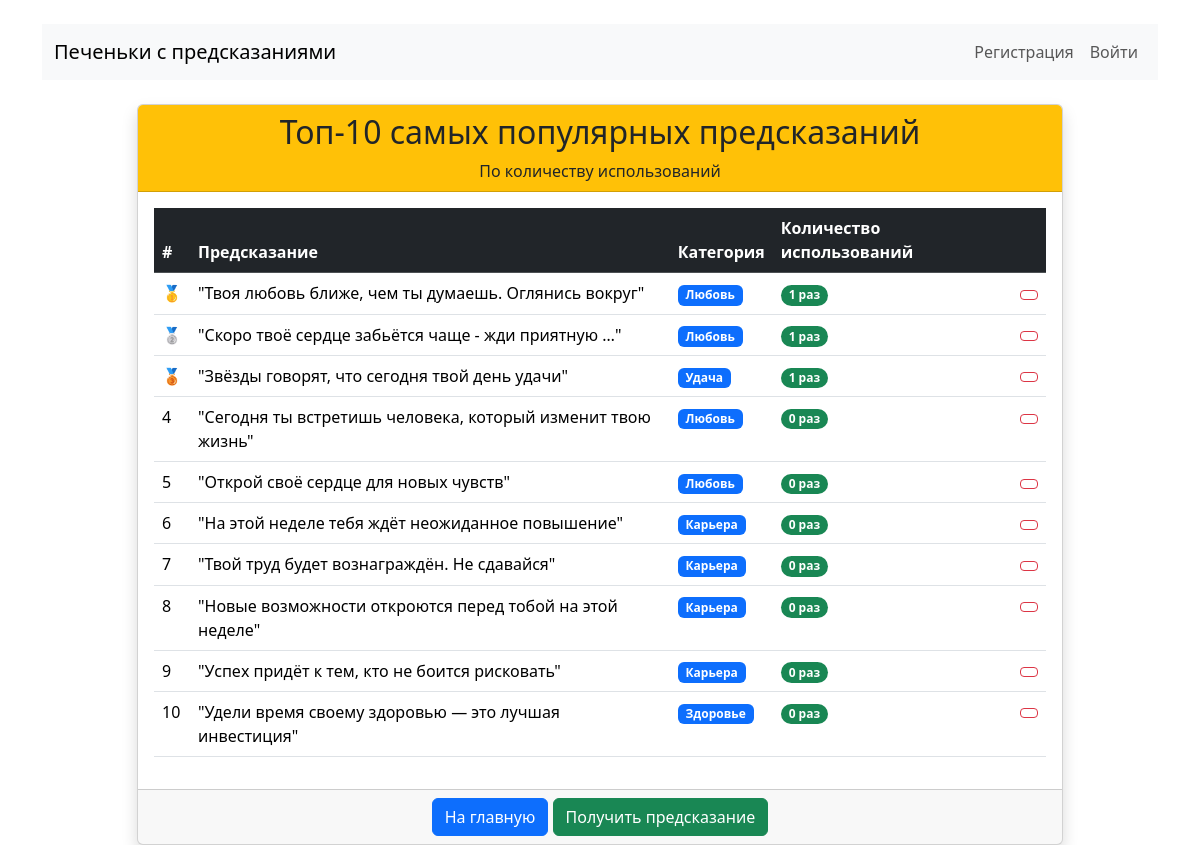
The page /top/ on the database as committed earlier.
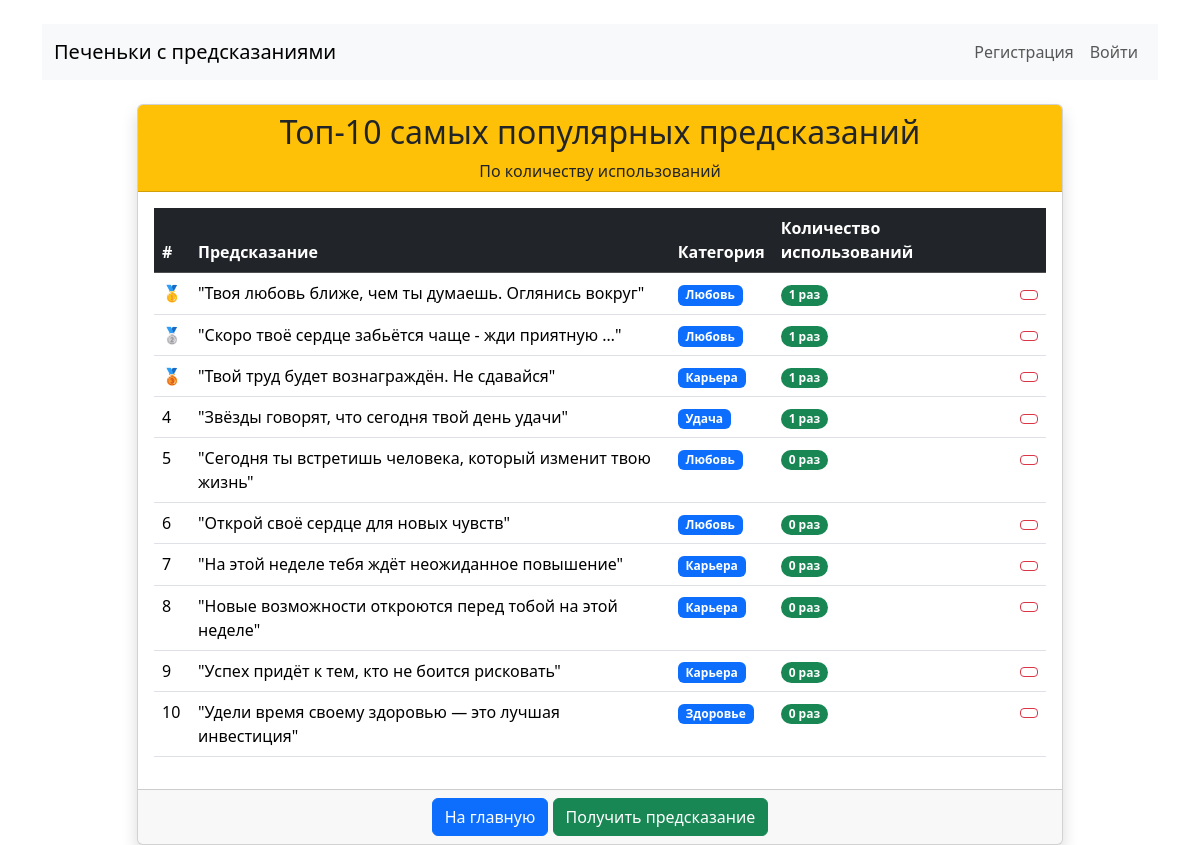
The same page on the database as committed later.
### predictions/models.py (models this page shows, shortened)
class FortuneCookie(models.Model):
    text = models.TextField(verbose_name="Текст предсказания")
    category = models.ForeignKey(
        'Category',
        on_delete=models.CASCADE,
        related_name='cookies',
        verbose_name="Категория"
    )
    created_by = models.ForeignKey(
        'users.CustomUser',
        on_delete=models.SET_NULL,
        null=True,
        blank=True,
        verbose_name="Создано пользователем"
    )
    is_active = models.BooleanField(default=True, verbose_name="Активно")
    created_at = models.DateTimeField(auto_now_add=True, verbose_name="Дата создания")
    usage_count = models.PositiveIntegerField(default=0, verbose_name="Количество использований")
    class Meta:
        verbose_name = "Печенье с предсказанием"
        verbose_name_plural = "Печеньки с предсказаниями"

class Category(models.Model):
    name = models.CharField(max_length=50, verbose_name="Название")
    description = models.TextField(blank=True, verbose_name="Описание")
    class Meta:
        verbose_name = "Категория"
        verbose_name_plural = "Категории"

### predictions/views.py (the view)
# urls.py: path('top/', views.top_cookies, name='top_cookies'),
def top_cookies(request):
    top_list = FortuneCookie.objects.filter(is_active=True).order_by('-usage_count')[:10]
    context = {
        'top_cookies': top_list,
    }
    return render(request, 'top_cookies.html', context)

### predictions/templates/top_cookies.html (shortened to what this page needs)
{% extends 'base.html' %}
{% block content %}
<div class="row justify-content-center">
    <div class="col-md-10">
        <div class="card shadow">
            <div class="card-header bg-warning text-dark text-center">
                <h2>Топ-10 самых популярных предсказаний</h2>
                <p class="mb-0">По количеству использований</p>
            </div>
            <div class="card-body">
                {% if top_cookies %}
                    <div class="table-responsive">
                        <table class="table table-hover">
                            <thead class="table-dark">
                                <tr>
                                    <th>#</th>
                                    <th>Предсказание</th>
                                    <th>Категория</th>
                                    <th>Количество использований</th>
                                    <th></th>
                                </tr>
                            </thead>
                            <tbody>
                                {% for cookie in top_cookies %}
                                <tr>
                                    <td>
                                        {% if forloop.counter == 1 %}
                                            🥇
                                        {% elif forloop.counter == 2 %}
                                            🥈
                                        {% elif forloop.counter == 3 %}
                                            🥉
                                        {% else %}
                                            {{ forloop.counter }}
                                        {% endif %}
                                    </td>
                                    <td>"{{ cookie.text|truncatewords:8 }}"</td>
                                    <td><span class="badge bg-primary">{{ cookie.category.name }}</span></td>
                                    <td>
                                        <span class="badge bg-success rounded-pill">
                                            {{ cookie.usage_count }} раз
                                        </span>
                                    </td>
                                    <td>
                                        <a href="{% url 'add_to_favorites' cookie.id %}?next={{ request.path }}"
                                           class="btn btn-sm btn-outline-danger">
                                        </a>
                                    </td>
                                </tr>
                                {% endfor %}
                            </tbody>
                        </table>
                    </div>
                {%else %}
                    <div class="alert alert-info text-center">
                        <h5>Пока нет предсказаний</h5>
                        <p>Добавьте предсказания через админку</p>
                    </div>
                {% endif %}
            </div>
            <div class="card-footer text-center">
                <a href="{% url 'home' %}" class="btn btn-primary">На главную</a>
                <a href="{% url 'get_prediction' %}" class="btn btn-success">Получить предсказание</a>
            </div>
        </div>
    </div>
</div>
{% endblock %}

### templates/base.html (shortened to what this page needs)
<!DOCTYPE html>
<html lang="ru">
<head>
    <link href="https://cdn.jsdelivr.net/npm/bootstrap@5.3.2/dist/css/bootstrap.min.css" rel="stylesheet">
</head>
<body>
    <div class="container mt-4">
        <nav class="navbar navbar-expand-lg navbar-light bg-light mb-4">
            <div class="container">
                <a class="navbar-brand" href="{% url 'home' %}">Печеньки с предсказаниями</a>
                <div class="navbar-nav ms-auto">
                    {% if user.is_authenticated %}
                        <a class="nav-link" href="{% url 'my_predictions' %}">Мои предсказания</a>
                        <a class="nav-link" href="{% url 'favorites' %}">Избранное</a>
                        <a class="nav-link" href="{% url 'top_cookies' %}">Топ-10</a>
                        <a class="nav-link" href="{% url 'profile' %}">{{ user.username }}</a>
                        <form action="{% url 'logout' %}" method="post" style="display: inline;">
                            {% csrf_token %}
                            <button type="submit" class="btn btn-link nav-link"
                                    style="display: inline; background: none; border: none;">
                                Выйти
                            </button>
                        </form>
                    {% else %}
                        <a class="nav-link" href="{% url 'register' %}">Регистрация</a>
                        <a class="nav-link" href="{% url 'login' %}">Войти</a>
                    {% endif %}
                </div>
            </div>
        </nav>
        {% block content %}
        {% endblock %}
    </div>
</body>
</html>

Rows that differ between the two databases and show on the page:
changed FortuneCookie "Твой труд будет вознаграждён. Не сдавайся": usage_count "0" → "1"; now shows "🥉"; moves up the list
shown differently, row unchanged: FortuneCookie "Звёзды говорят, что сегодня твой день удачи": no longer shows "🥉"
